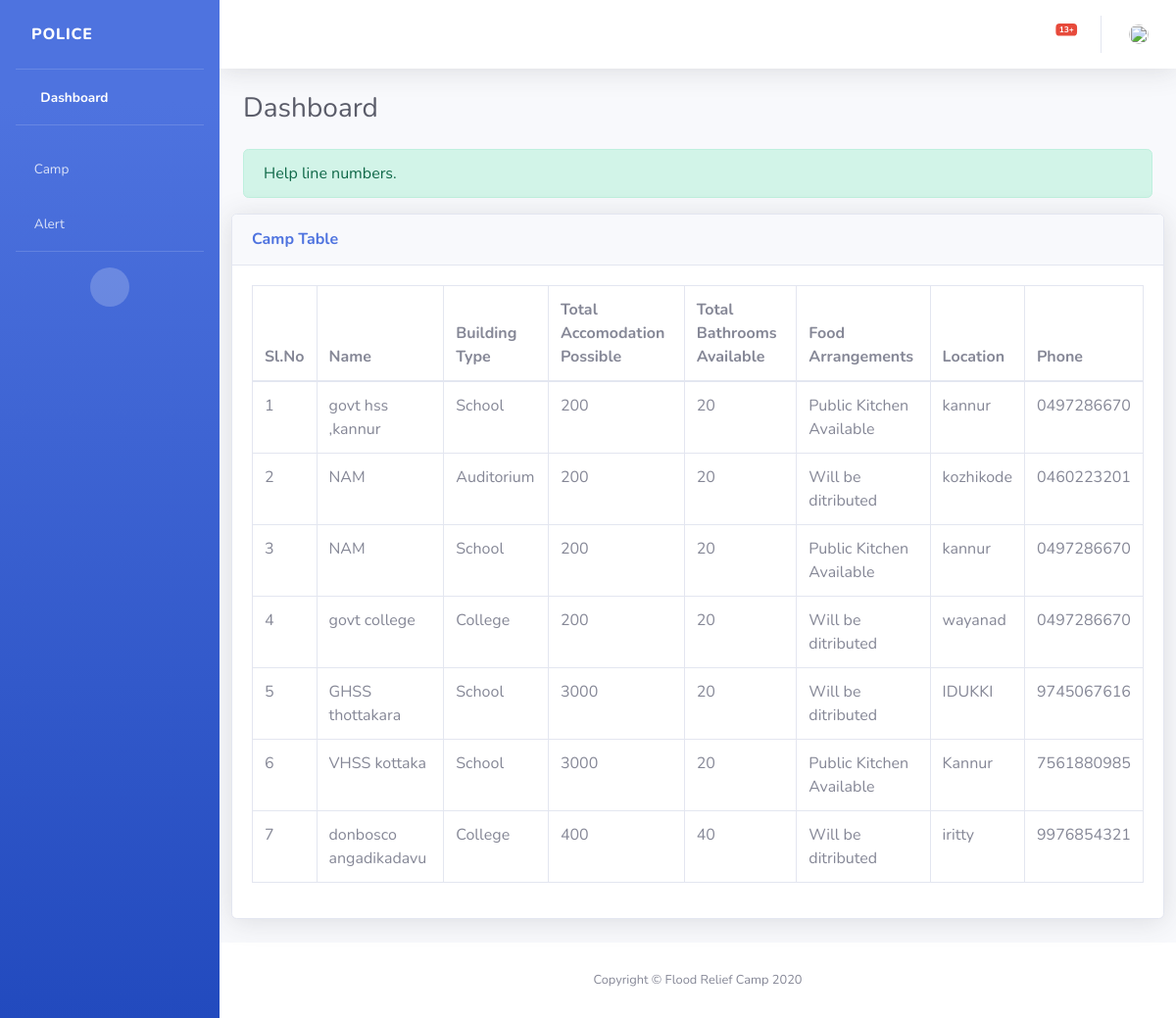
Screenshot of /police_camp_view with the database file from the repository.
### app1/models.py (models this page shows)
class camp_details(models.Model):
    camp_name=models.CharField(max_length=250)
    location=models.CharField(max_length=250)
    phone=models.CharField(max_length=10)
    accomodation=models.IntegerField()
    bathroom_no=models.IntegerField()
    camp_type=models.CharField(max_length=250)
    food_arrangements=models.CharField(max_length=250)

### app1/views.py (the view)
# urls.py: path('police_camp_view',views.camp_view_police,name='police_camp_view'),
def camp_view_police(request):
    obj=camp_details.objects.all()
    obj1=flood_area.objects.all().order_by('-id')
    obj2=camp_details.objects.all().order_by('-id')
    count=0
    for x in obj1:
        count=count+1
    for y in obj2:
        count=count+1
    return render(request,'Police_view_camp.html',{'camp_details':obj,'flood_area':obj1,'camp_details_print':obj2,'count':count})

### app1/templates/Police_view_camp.html (shortened to what this page needs)
<!DOCTYPE html>
<html lang="en">
{% load static %}
<head>
    <link href="{% static "vendor/fontawesome-free/css/all.min.css"%}"" rel="stylesheet" type="text/css">
    <link href="{% static "css/sb-admin-2.min.css"%}"" rel="stylesheet">
</head>
<body id="page-top">
    <div id="wrapper">
        <ul class="navbar-nav bg-gradient-primary sidebar sidebar-dark accordion " id="accordionSidebar">
            <a class="sidebar-brand d-flex align-items-center justify-content-left" href="{% url 'police_dashboard' %}">
                <div class="sidebar-brand-text mx-3">Police </div>
            </a>
            <hr class="sidebar-divider my-0">
            <li class="nav-item active">
                <a class="nav-link" href="{% url 'police_dashboard' %}">
                    <i class="fas fa-fw fa-tachometer-alt"></i>
                    <span>Dashboard</span></a>
            </li>
            <hr class="sidebar-divider">
            <li class="nav-item">
                <a class="nav-link collapsed" href="#" data-toggle="collapse" data-target="#collapseTwo"
                    aria-expanded="true" aria-controls="collapseTwo">
                    <i class="fas fa-home"></i>
                    <span>Camp</span>
                </a>
            </li>
            <li class="nav-item">
                <a class="nav-link collapsed" href="#" data-toggle="collapse" data-target="#collapseUtilities"
                    aria-expanded="true" aria-controls="collapseUtilities">
                    <i class="fas fa-bullhorn"></i>
                    <span>Alert</span>
                </a>
            </li>
            <hr class="sidebar-divider d-none d-md-block">
            <div class="text-center d-none d-md-inline">
                <button class="rounded-circle border-0" id="sidebarToggle"></button>
            </div>
        </ul>
        <div id="content-wrapper" class="d-flex flex-column">
            <div id="content">
                <nav class="navbar navbar-expand navbar-light bg-white topbar mb-4 static-top shadow">
                    <ul class="navbar-nav ml-auto">
                        <li class="nav-item dropdown no-arrow mx-1">
                            <a class="nav-link dropdown-toggle" href="#" id="alertsDropdown" role="button"
                                data-toggle="dropdown" aria-haspopup="true" aria-expanded="false">
                                <span class="badge badge-danger badge-counter">{{count}}+</span>
                            </a>
                        </li>
                        <li class="nav-item dropdown no-arrow">
                            <a class="nav-link dropdown-toggle" href="#" id="userDropdown" role="button"
                                data-toggle="dropdown" aria-haspopup="true" aria-expanded="false">
                                <img class="img-profile rounded-circle"
                                    src="{% static "images/profileicon.png"%}"" style="width: 20px; height:20px;">
                            </a>
                        </li>
                    </ul>
                </nav>
                <div class="container-fluid">
                    <div class="d-sm-flex align-items-center justify-content-between mb-4">
                        <h1 class="h3 mb-0 text-gray-800">Dashboard</h1>
                    </div>
                    <div class="alert alert-success" role="alert">
                        Help line numbers.
                      </div>
                    <div class="row">
                        <div class="card shadow mb-4">
                            <div class="card-header py-3">
                                <h6 class="m-0 font-weight-bold text-primary">Camp Table</h6>
                            </div>
                            <div class="card-body">
                                <div class="table-responsive">
                                    <table class="table table-bordered" id="dataTable" width="100%" cellspacing="0">
                                        <thead>
                                            <tr>
                                                <th>Sl.No</th>
                                                <th>Name</th>
                                                <th>Building Type</th>
                                                <th>Total Accomodation Possible</th>
                                                <th>Total Bathrooms Available</th>
                                                <th>Food Arrangements</th>
                                                <th>Location</th>
                                                <th>Phone</th>
                                            </tr>
                                        </thead>
                                        <tbody>
                                            {% for x in camp_details %}
                                            <tr>
                                                <td>{{forloop.counter|add:0}}</td>
                                                <td>{{x.camp_name}}</td>
                                                <td>{{x.camp_type}}</td>
                                                <td>{{x.accomodation}}</td>
                                                <td>{{x.bathroom_no}}</td>
                                                <td>{{x.food_arrangements}}</td>
                                                <td>{{x.location}}</td>
                                                <td>{{x.phone}}</td>
                                            </tr>
                                           {% endfor %}
                                        </tbody>
                                    </table>
                                </div>
                            </div>
                        </div>
                    </div>
                </div>
            </div>
            <footer class="sticky-footer bg-white">
                <div class="container my-auto">
                    <div class="copyright text-center my-auto">
                        <span>Copyright &copy; Flood Relief Camp 2020</span>
                    </div>
                </div>
            </footer>
        </div>
    </div>
</body>
</html>

### rows the page displays
camp_details: camp_name "govt hss ,kannur", camp_type "School", accomodation "200", bathroom_no "20", food_arrangements "Public Kitchen Available", location "kannur", phone "0497286670"
camp_details: camp_name "NAM", camp_type "Auditorium", accomodation "200", bathroom_no "20", food_arrangements "Will be ditributed", location "kozhikode", phone "0460223201"
camp_details: camp_name "NAM", camp_type "School", accomodation "200", bathroom_no "20", food_arrangements "Public Kitchen Available", location "kannur", phone "0497286670"
camp_details: camp_name "govt college", camp_type "College", accomodation "200", bathroom_no "20", food_arrangements "Will be ditributed", location "wayanad", phone "0497286670"
camp_details: camp_name "GHSS thottakara", camp_type "School", accomodation "3000", bathroom_no "20", food_arrangements "Will be ditributed", location "IDUKKI", phone "9745067616"
camp_details: camp_name "VHSS kottaka", camp_type "School", accomodation "3000", bathroom_no "20", food_arrangements "Public Kitchen Available", location "Kannur", phone "7561880985"
camp_details: camp_name "donbosco angadikadavu", camp_type "College", accomodation "400", bathroom_no "40", food_arrangements "Will be ditributed", location "iritty", phone "9976854321"

### other values shown
{{ count }} "13"
